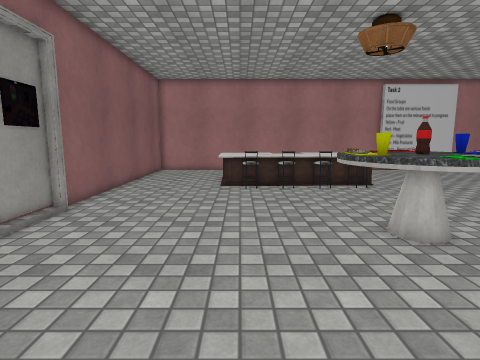
view 1 (above)

20 first-person views from a walk through a Unity game level. The camera is 1.3 m above the floor, tilts 8° down and sees 80° across. The floor is counted in squares, 0.5 m on a side. Each view is taken from the middle of a square. On the plan, view 1 faces up. The plan holds only what a view shows up to about 19 squares ahead; the rest is blank. The player character is not drawn. Some surface patterns are stand-ins.

view 2
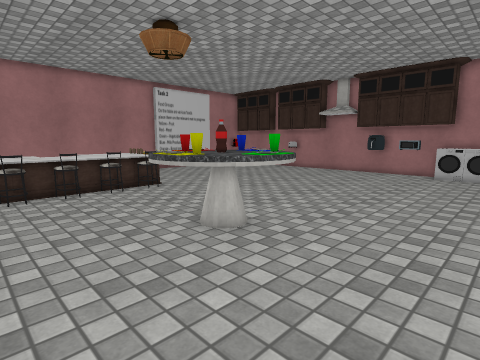

view 3
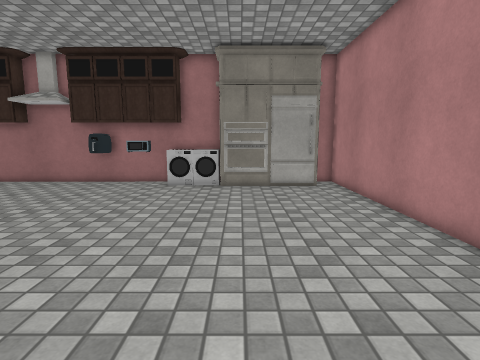

view 4
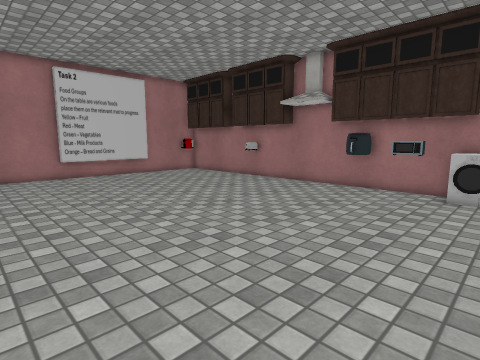

view 5
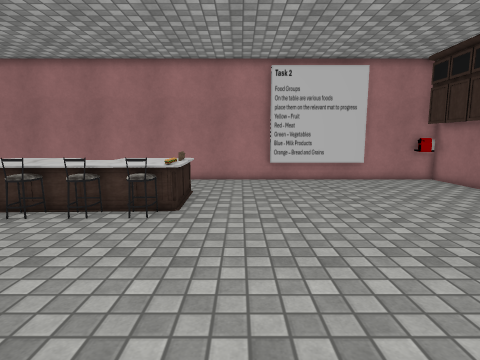

view 6
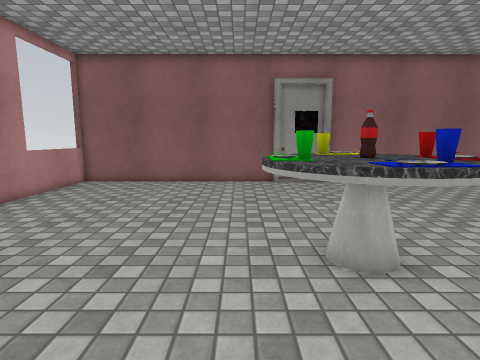

view 7
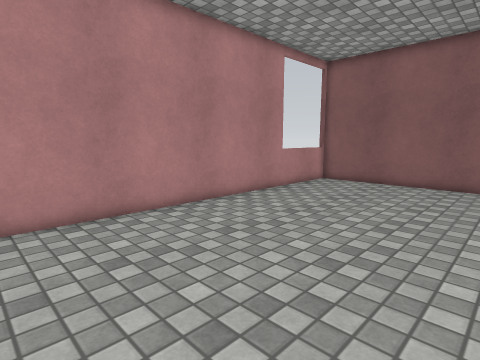

view 8
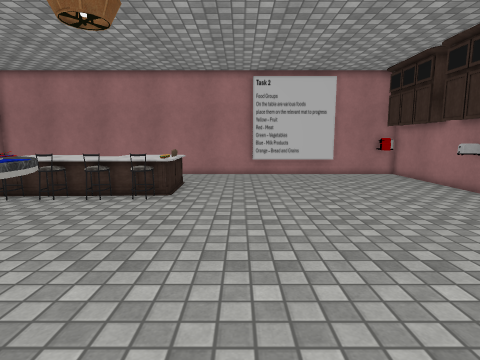

view 9
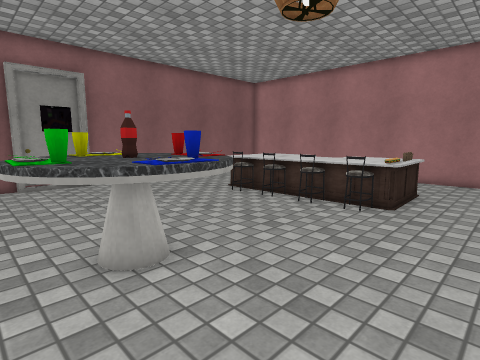

view 10
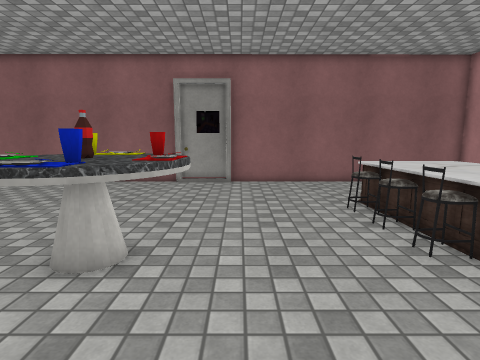

view 11
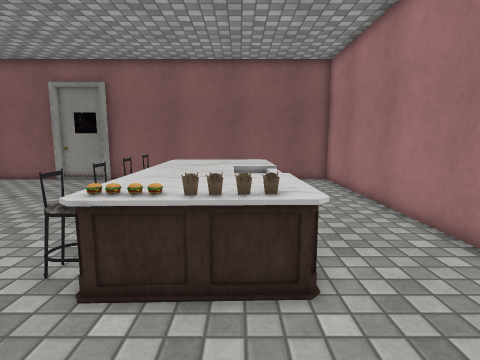

view 12
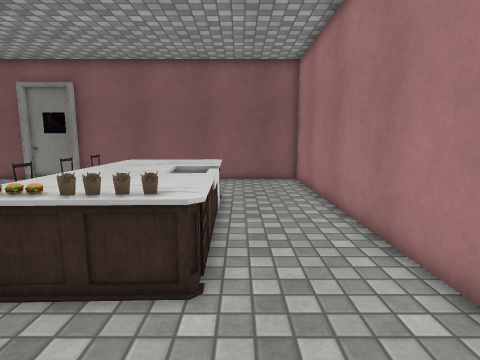

view 13
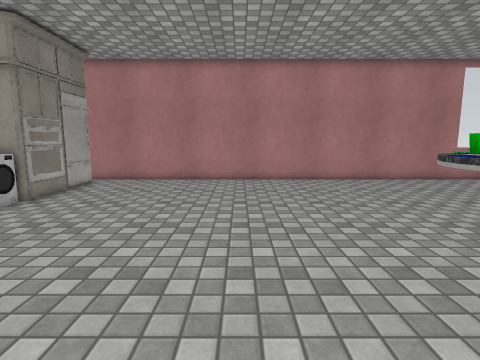

view 14
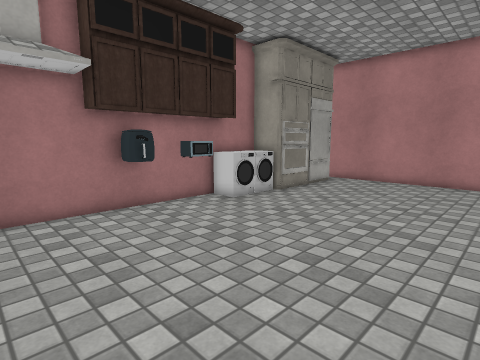

view 15
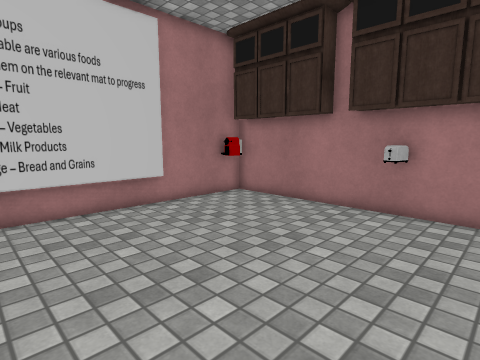

view 16
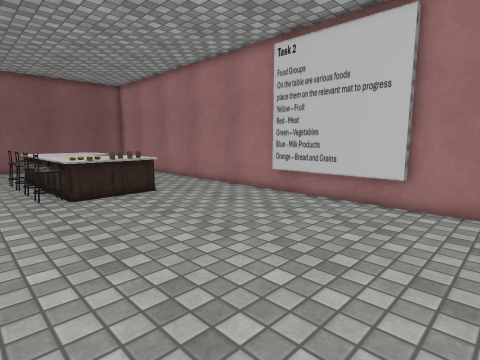

view 17
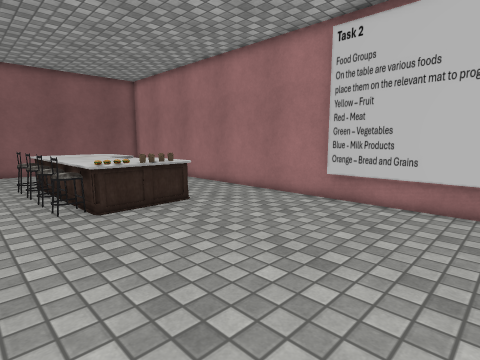

view 18
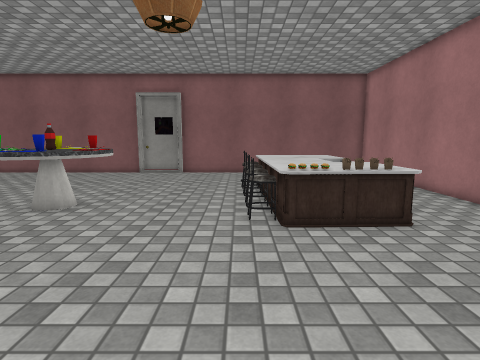

view 19
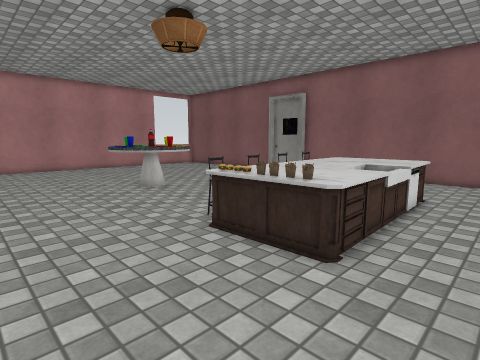

view 20
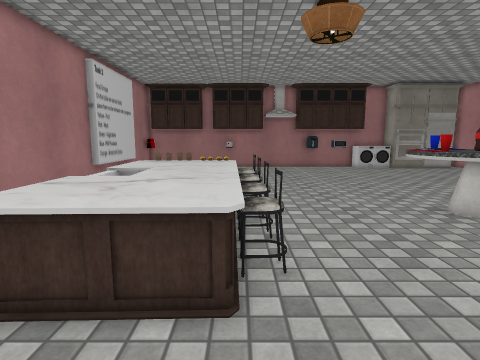

### Floor plan
Points are (right, up) in squares from view 1. A wall is a line through its corners. A room is listed if a view was taken in it or the views show most of it. See-through windows are left out.
Room 1 (views 1, 2, 3, 4, 5, 6, 7, 8, 9, 10, 11, 12, 13, 14, 15, 16, 17, 18, 19, 20)
walls: (22.3, 8.7) (21.4, 8.8) (21.6, 9.8) (22.3, 9.7); (22, 6.3) (21.4, 6.2) (21.3, 7.4) (22, 7.4); (-6.4, 7.5) (-6.4, 7.1); (-6.8, 10.3) (-6.8, 7.3); (-6.8, 7.1) (-6.8, -4.8) (22.8, -4.8) (22.8, -3.8); (13.5, 24.8) (-6.8, 24.8) (-6.8, 10.5); (22.8, 2.1) (22.7, 24.8) (16.5, 24.8); (18, 24.4) (12, 24.4); (22.2, 23.9) (21.3, 24.1)
objects: table (-1, 16) to (8, 20); chair (0, 15) to (1, 16); chair (2, 15) to (3, 16); table (3, 5) to (7, 10); chair (4, 15) to (5, 16); chair (6, 15) to (7, 16); fridge (21, -3) to (21, 1); dryer (21, 2) to (22, 3); washer (21, 4) to (22, 5); toaster (22, 17)

Where each view was taken, in squares from view 1:
view 1: 0 up, 0 right, facing up
view 2: 1 up, 1 left, facing up-right
view 3: 1 up, 5 right, facing right
view 4: 3 up, 7 right, facing up-right
view 5: 6 up, 10 right, facing up
view 6: 5 up, 11 right, facing left
view 7: 5 up, 11 right, facing down-left
view 8: 3 up, 11 right, facing up
view 9: 5 up, 11 right, facing up-left
view 10: 11 up, 11 right, facing left
view 11: 19 up, 12 right, facing left
view 12: 21 up, 12 right, facing left
view 13: 14 up, 12 right, facing down
view 14: 14 up, 12 right, facing down-right
view 15: 14 up, 12 right, facing up-right
view 16: 13 up, 21 right, facing up-left
view 17: 13 up, 18 right, facing up-left
view 18: 15 up, 16 right, facing left
view 19: 23 up, 13 right, facing down-left
view 20: 16 up, 5 left, facing right
